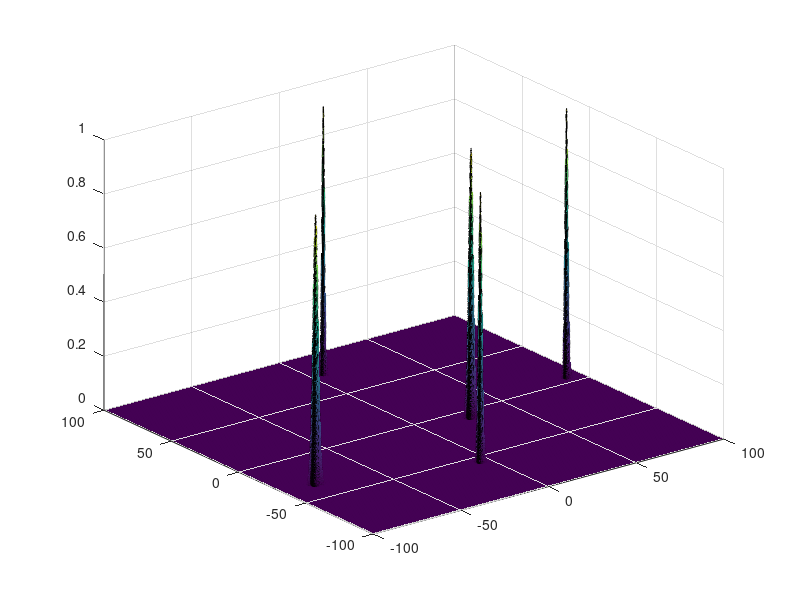
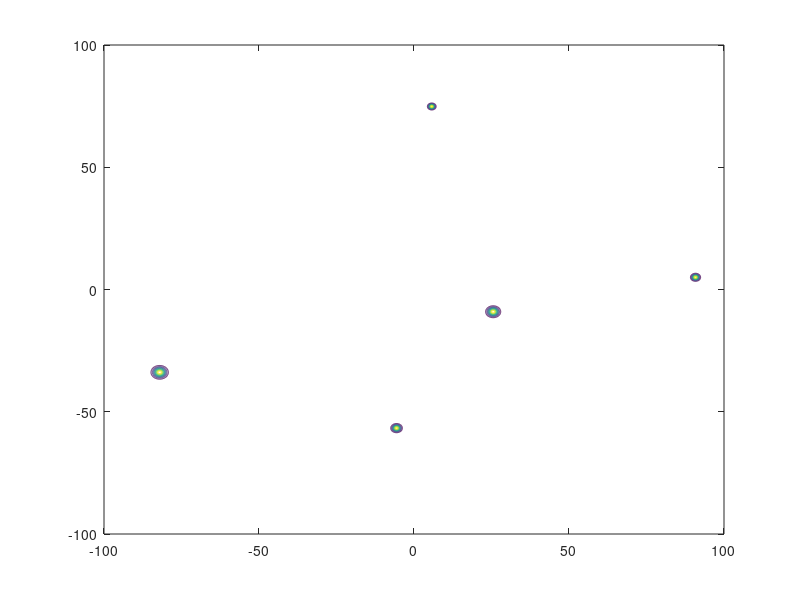

Here is the MATLAB script that generated these plots, in order: (Note: this script raises an error after producing the figures.)
clc 
clear all

XMin = -100;
XMax = 100;
YMin = -100;
YMax = 100;
addpath('Reference/c2xyz/');
addpath('Reference/export/');

%% Random Radial Basis functions in space 
disp('3D case with random path - 10 rbf:');
N = 5 % number of random functions
stepMesh = 0.1;
Z = zeros((XMax-XMin)/stepMesh+1,(XMax-XMin)/stepMesh+1);
[X,Y] = meshgrid(XMin:stepMesh:XMax);
% random variance in [a;b] = [0.3;1.5]
variances = 0.5 + (1.5-0.3).*rand(N,1);
% random amplitude [0.1;1]
amplitudes = 0.7 + (1-0.1).*rand(N,1);
% Random Xcenters in [-XMin;xMax]
Xcenters = XMin+ (XMax-XMin).*rand(N,1);
Ycenters = YMin+ (YMax-YMin).*rand(N,1);

esp=zeros(N,1);
esp=1./(2*(variances).^2);
for i=1:1:N
    disp('step:')
    disp(i)
    Xci=Xcenters(i,1)*ones((XMax-XMin)/stepMesh+1,((XMax-XMin)/stepMesh+1)*2);
    Yci=Ycenters(i,1)*ones((YMax-YMin)/stepMesh+1,((YMax-YMin)/stepMesh+1)*2);
    disp('Radial Basis Function: [amplitude,variance,center]');
    disp(amplitudes(i,1))
    disp(variances(i,1))
    disp(Xcenters(i,1))
    disp(Ycenters(i,1))
    Z = Z + 1*exp(-((X-Xci(:,1:((XMax-XMin)/stepMesh+1))).^2+(Y-Yci(:,((XMax-XMin)/stepMesh+2):((YMax-YMin)/stepMesh+1)*2)).^2)*esp(i,1).^2);
end
figure(1);
surf(X,Y,Z)

%% Analyze data -  Post elaboration 
% Contour[Required]

figure(2)
 cl = contour(X,Y,Z);
[x1,y1,z1] = C2xyz(cl);

%% isaolate regions of interest
% Same ad the commented code above + more options
figure(3)
hold on; % Allows plotting atop the preexisting peaks plot. 
threshold = 0.8;
sector.numberOfZones = 1;
% analyze all the level curves
for n = find(z1==threshold); 
   %n
   %xTh(1,n) = x1{n};
   %yTh(1,n) = y1{n};
   hold on;
   plot(x1{n},y1{n},'k-','linewidth',3);
   sector.zones(sector.numberOfZones).x(1,1:size(x1{n},2)) = x1{n}(1,:);
   sector.zones(sector.numberOfZones).y(1,1:size(x1{n},2)) = y1{n}(1,:);
   sector.numberOfZones = sector.numberOfZones + 1;
end
title('Contours of interest');
hold off
disp('Number of zones founded:');
disp(sector.numberOfZones);


%% Convert to BW

%Remove frames
set(gca, 'visible', 'off')
set(gcf, 'color', 'w');

%%// Get the figure as a uint8 variable
im = export_fig;

%//  Output binary image
BW = ~im2bw(uint8(255.*im2double(im)),0.99);

%%// Remove
BW = bwmorph(BW,'skel',Inf);
figure(4);
imshow(BW)
title('BW sectors');
% Save it
saveas(4, 'sectors1', 'png');

%% Centroids

stats = regionprops(BW,'Centroid','MajorAxisLength','MinorAxisLength',...
    'Orientation','Eccentricity','Extrema','BoundingBox','ConvexArea',...
    'ConvexHull','ConvexImage')

% Plot centroids in negative image
centroids = cat(1, stats.Centroid);
imshow(BW)
hold on
plot(centroids(:,1),centroids(:,2), 'b*')
hold off

% Plot centroids in convex sectors
h = figure(5)
CH_objects = bwconvhull(BW,'objects',8);
imshow(CH_objects);
hold on
plot(centroids(:,1),centroids(:,2), 'b*')
hold off
title('Objects Convex Hull + centroids');
    
% Plot elliptic approximation

%imshow(BW)
hold on

phi = linspace(0,2*pi,50);
cosphi = cos(phi);
sinphi = sin(phi);

for k = 1:length(stats)
    xbar = stats(k).Centroid(1);
    ybar = stats(k).Centroid(2);

    a = stats(k).MajorAxisLength/2;
    b = stats(k).MinorAxisLength/2;

    theta = pi*stats(k).Orientation/180;
    R = [ cos(theta)   sin(theta)
         -sin(theta)   cos(theta)];

    xy = [a*cosphi; b*sinphi];
    xy = R*xy;

    x = xy(1,:) + xbar;
    y = xy(2,:) + ybar;

    plot(x,y,'r','LineWidth',2);

end
hold off

% Plot and save extrema
figure(5)
hold on
for secteur = 1:size(stats,1)    
    for i = 1:8
        plot(stats(secteur,1).Extrema(i,1),stats(secteur,1).Extrema(i,2),'gO')
        hold on
    end
    hold on
end

%% Plot bounding box
figure(5)
hold on
for secteur = 1:size(stats,1)    
        rectangle('Position',stats(secteur,1).BoundingBox,'EdgeColor','r','LineWidth',10,'LineStyle','--');
end

%% Plots Global convexHull figure

figure(6)
title('Union Convex Hull');
CH = bwconvhull(BW);
imshow(CH);

%% Scaling sectors up by a factor of K

k=1
%figure(9)
% For each sector
figure(4)
for i=1:sector.numberOfZones-1
    % for each point of the sector
    for j=1:size(sector.zones(i).x,2)-1        
        plot(sector.zones(i).x(1,j),sector.zones(i).y(1,j),'-b','LineWidth',3)
        v=[sector.zones(i).x(1,j) - stats(i).Centroid(1); sector.zones(i).y(1,j) - stats(i).Centroid(2)];
        sector.zone(i).x(1,j) = sector.zones(i).x(1,j) + k*v(1) ;
        sector.zone(i).y(1,j) = sector.zones(i).y(1,j) + k*v(2) ;
        hold on
        %plot(sector.zone(i).x(1,j),sector.zone(i).y(1,j),'-r','LineWidth',3)
    end
    
    %plot(centroids(i,1),centroids(i,2), 'r*')
    %hold on
end
hold off
%% Calculate sectors

set(0,'CurrentFigure',h);
voronoi(centroids(:,1),centroids(:,2))

%figure(7)
for i=1:sector.numberOfZones-1
    %i
    for j=1:size(sector.zones(i).x,2)-1
        %hold on
        %plot(sector.zone(i).x(1,j),sector.zone(i).y(1,j),'--rs')
        %hold on
        %plot(stats(i).Centroid(1),stats(i).Centroid(2),'+','LineWidth',4)
    end
end
